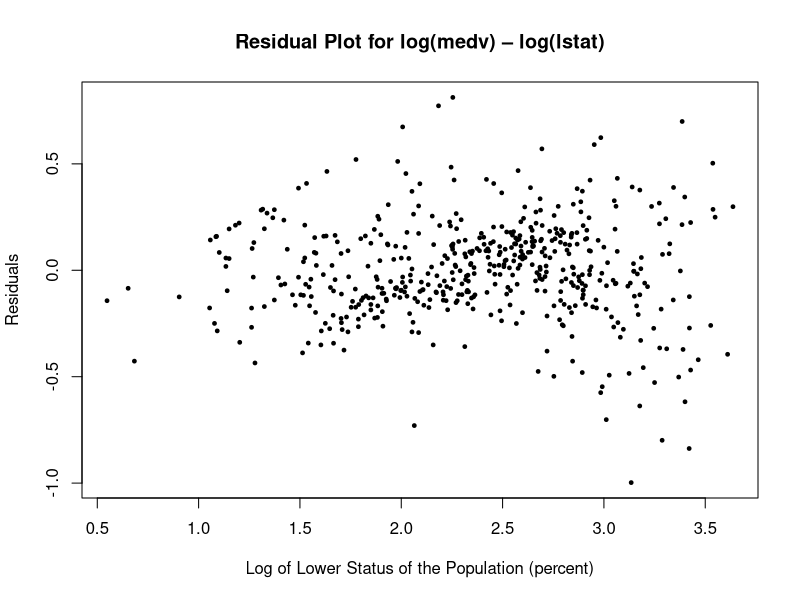
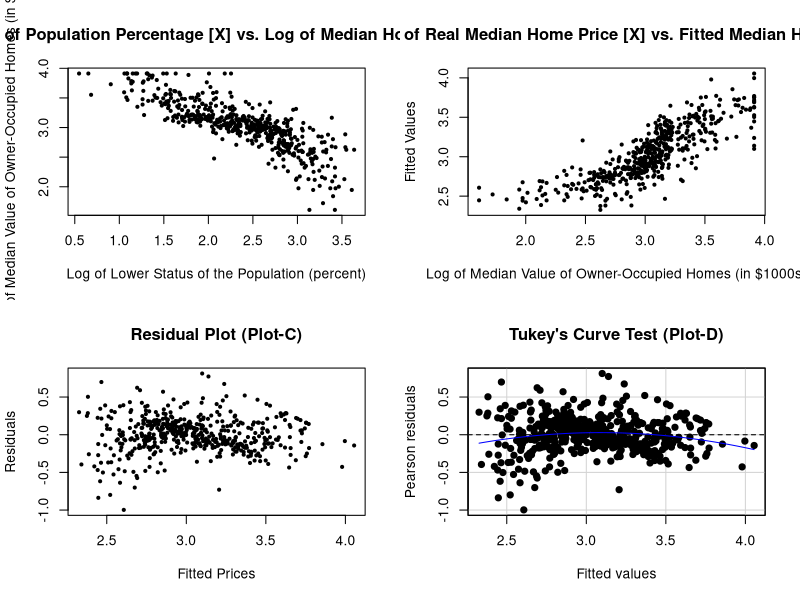
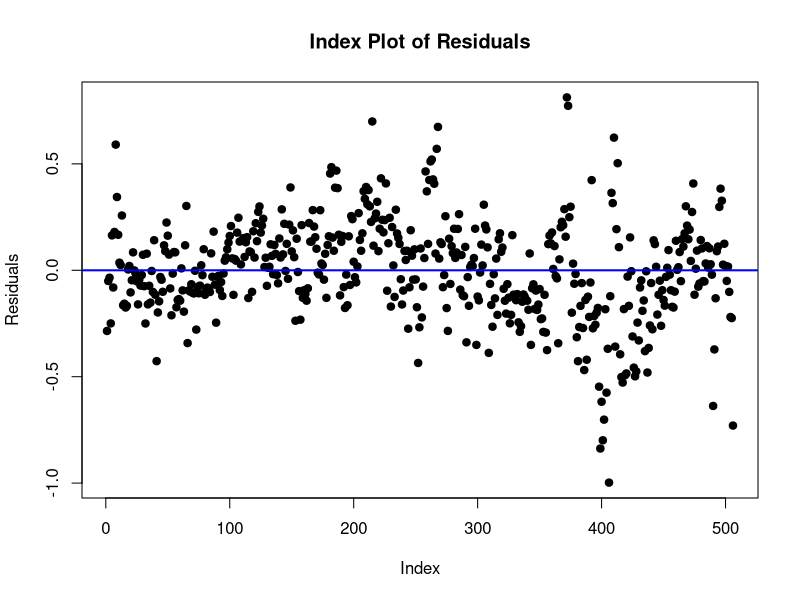
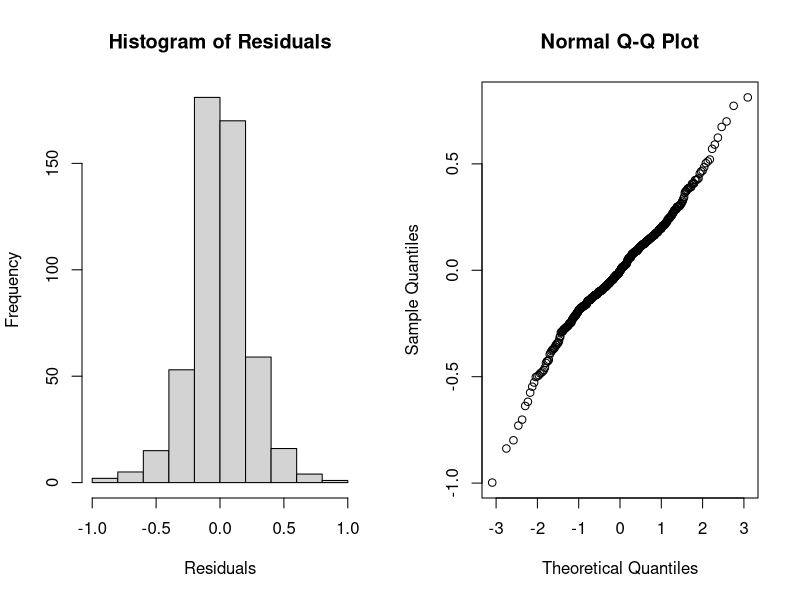
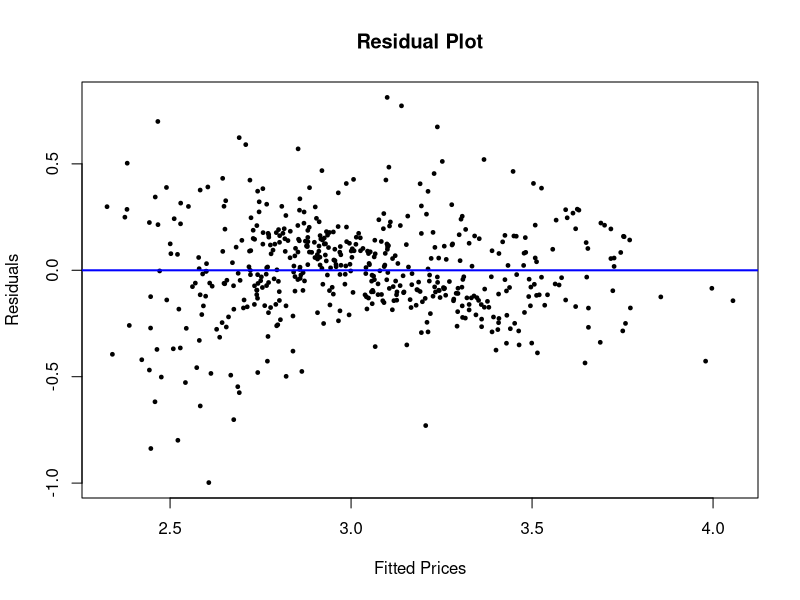

Write R code to recreate these figures, in order.
# install.packages("MASS")
library(MASS)
data(Boston)
help(Boston)

PCH = 19
CEX = 0.5
COL = "black"

X = Boston$lstat
Y = Boston$medv
########################################################################################################################
X = log(X)
Y = log(Y)
### PROBLEM-FA #########################################################################################################

fit = lm(Y ~ X)
summary(fit)

plot(x=X,
     y=fit$residuals,
     pch=PCH,
     cex=CEX,
     xlab="Log of Lower Status of the Population (percent)",
     ylab="Residuals",
     main="Residual Plot for log(medv) – log(lstat)",
     col=COL)

############################################################################################

########## Checking the Line Assumptions #########
# L: There is a linear relationship between X and Y variables

par(mfrow=c(2,2))

# Scatterplot of Y vs. X
plot(x=X,
     y=Y,
     xlab="Log of Lower Status of the Population (percent)",
     ylab="Log of Median Value of Owner-Occupied Homes (in $1000s)",
     pch=PCH,
     cex=CEX,
     main="Scatterplot of Log of Population Percentage [X] vs. Log of Median Home Prices [Y] (Plot-A)")

# Scatterplot of Fitted Values vs Real Values
plot(x=Y,
     y=fit$fitted.values,
     xlab="Log of Median Value of Owner-Occupied Homes (in $1000s)",
     ylab="Fitted Values",
     pch=PCH,
     cex=CEX,
     main="Scatterplot of Log of Real Median Home Price [X] vs. Fitted Median Home Price [Y] (Plot-B)")

# Residual Plot
plot(x=fit$fitted.values,
     y=fit$residuals,
     xlab="Fitted Prices",
     ylab="Residuals",
     pch=PCH,
     cex=CEX,
     main="Residual Plot (Plot-C)")

# Tukey Test
library(car)
Tukey.test = residualPlot(fit,pch=PCH,main="Tukey's Curve Test (Plot-D)")
Tukey.test

dev.off()


########## I: Errors are independent #########


# Index plot of residuals
plot(fit$residuals,
     pch=PCH,
     ylab="Residuals",
     main="Index Plot of Residuals")
abline(h=mean(fit$residuals),lwd=2,col="blue")

######### N: Errors are normally distributed ##########


par(mfrow=c(1,2))
# Histogram of residuals
hist(fit$residuals,
     main="Histogram of Residuals",
     xlab="Residuals",)

# Normal Q-Q Plot
qqnorm(fit$residuals,
       main="Normal Q-Q Plot",)

dev.off()


# ########## E: Errors are homoscedastic/have equal variance, Var(ϵ) = σ2 ##########
#
#
# Residual plot
plot(x=fit$fitted.values,
     y=fit$residuals,
     xlab="Fitted Prices",
     ylab="Residuals",
     pch=PCH,
     cex=CEX,
     main="Residual Plot")
abline(h=mean(fit$residuals),lwd=2,col="blue")

# BP-Test
library(lmtest)
bptest(fit)
